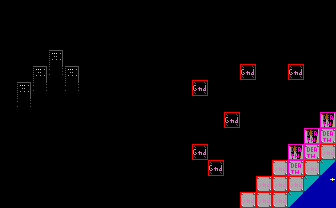

Tiled map render using the project's own tile images. Description and the whole map definition, tile-layer contents included, below:
An orthogonal 21x13 tile map with 16x16 px tiles, 2 tile layers (bg, col), 2 tilesets and 1 object (fireball).

<map version="1.8" tiledversion="1.8.4" orientation="orthogonal" renderorder="right-down" width="21" height="13" tilewidth="16" tileheight="16" infinite="0" nextlayerid="4" nextobjectid="20">
 <tileset firstgid="1" source="tileset.tsx" />
 <tileset firstgid="241" source="obj.tsx" />
 <layer id="1" name="bg" width="21" height="13">
  <data encoding="csv">
18,18,18,18,18,18,18,18,18,18,18,18,18,18,18,18,18,18,18,18,18,
18,18,18,18,18,18,18,18,18,18,18,18,18,18,18,18,18,18,18,18,18,
18,20,18,18,18,18,18,18,18,18,18,18,18,18,18,18,18,18,18,18,18,
18,18,18,17,18,18,18,18,18,18,18,18,18,18,18,18,18,18,18,18,18,
18,18,17,37,17,18,18,18,18,18,18,18,18,18,18,99,18,18,99,18,18,
18,17,37,18,37,18,18,18,18,18,18,18,99,18,18,18,18,18,18,18,18,
18,37,18,18,18,18,18,18,18,18,18,18,18,18,18,18,18,18,18,18,18,
18,18,18,18,18,18,18,18,18,18,18,18,18,18,99,18,18,18,18,18,79,
18,18,18,18,18,18,18,18,18,18,18,18,18,18,18,18,18,18,18,79,80,
18,18,18,18,18,18,18,18,18,18,18,18,99,18,18,18,18,18,79,80,80,
18,18,18,18,18,18,18,18,18,18,18,18,18,99,18,18,18,80,80,80,64,
18,18,18,18,18,18,18,18,18,18,18,18,18,18,18,18,80,80,80,64,3,
18,18,18,18,18,18,18,18,18,18,18,18,18,18,18,80,80,80,64,45,45
</data>
 </layer>
 <layer id="2" name="col" width="21" height="13">
  <data encoding="csv">
241,241,241,241,241,241,241,241,241,241,241,241,241,241,241,241,241,0,0,0,241,
241,241,241,241,0,241,241,241,0,241,241,241,241,241,241,241,241,0,0,0,241,
241,241,241,241,241,241,241,241,241,241,241,0,0,0,0,0,0,0,0,0,241,
241,241,241,241,241,241,241,241,241,241,241,241,241,241,241,241,241,0,0,0,241,
241,241,241,241,241,241,241,241,241,241,241,241,241,241,241,242,241,0,242,0,241,
241,241,241,241,241,241,241,241,241,241,241,241,242,241,241,241,241,0,0,0,241,
241,241,241,241,241,241,241,241,241,241,241,241,241,241,241,241,241,0,0,0,241,
241,241,241,241,241,241,241,241,241,241,241,241,241,241,242,241,241,0,0,0,244,
241,241,241,241,241,241,241,241,241,241,241,241,241,241,241,241,241,0,0,244,244,
241,241,241,241,241,241,241,241,241,241,241,241,242,241,241,241,241,0,244,244,242,
241,241,241,241,241,241,241,241,241,241,241,241,241,242,241,241,241,242,244,242,241,
241,241,241,241,241,241,241,241,241,241,241,241,241,241,241,241,242,242,242,241,241,
241,241,241,241,241,241,241,241,241,241,241,241,241,241,241,242,242,242,241,241,241
</data>
 </layer>
 <objectgroup id="3" name="obj">
  <properties>
   <property name="string_id" type="int" value="1" />
  </properties>
  <object id="19" name="FireballEnemy" type="fireball" x="193.833" y="28.8333" width="44.6667" height="130" />
 </objectgroup>
</map>
